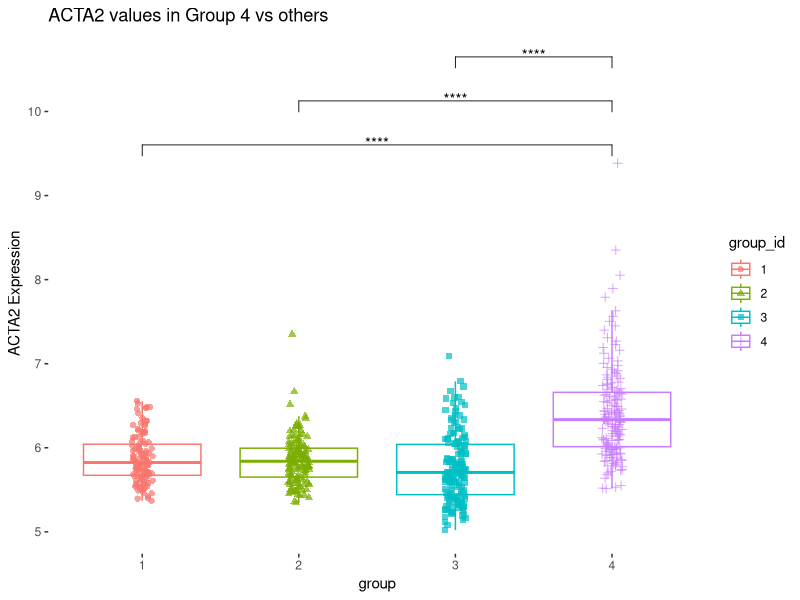

Source code (R):
library(ggplot2)
library(ggpubr)

#-------------------------------------------------------------------------------
# Supplementary 1. ACTA2 expression was elevated in the molecular subtype with 
# the worse prognosis (Group 4). The bar in the middle of the box represents the median. 
# Student's t-test was used to compare groups. Abbreviation: ****, p <0.0001.
#-------------------------------------------------------------------------------

# ACTA2
df_input <- read.table("../data/Yonsei_567_Clinical_ACTA2_Group.txt", header = TRUE, sep = "\t");
df_input$group_id = factor(df_input$group_id, levels=c(1,2,3,4))
df_input_sub = df_input[,c(1, 14, 15)]

my_comparisons <- list(c("4", "1"), c("4", "2"), c("4", "3"))

p <- ggplot(df_input_sub, aes(x=group_id, y=ACTA2, color=group_id)) + 
  geom_boxplot(outlier.shape = NA) +
  geom_point(position=position_jitterdodge(dodge.width=0.85), size=1.8, alpha=0.7, 
             aes(shape=group_id, group=group_id)) +
  theme(legend.position="right",  panel.background = element_rect(fill='transparent')) +
  labs(title="ACTA2 values in Group 4 vs others", 
       x="group", y = "ACTA2 Expression") +
  stat_compare_means(method='t.test', vjust=0.8, label = "p.signif", comparisons=my_comparisons) 

dir.create("../results/", showWarnings = FALSE)

pdf_fn = file.path("../results/Supp_Figure1.pdf")
message(pdf_fn)
pdf.options(reset = TRUE, onefile = FALSE)
pdf(file=pdf_fn,width=5,height=5)
p
dev.off()
message("Done.")
